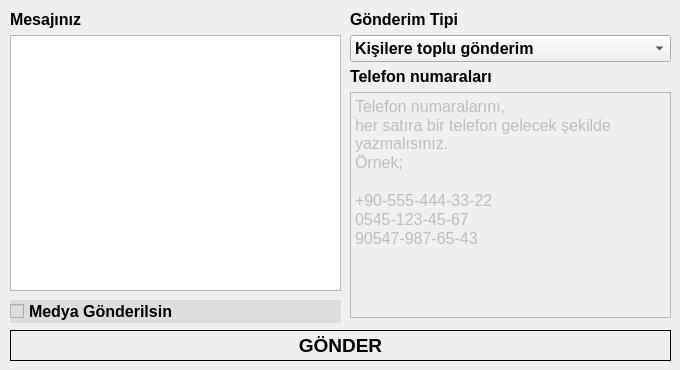
    <widget class="QWidget" name="tab">
     <attribute name="title">
      <string>Metin</string>
     </attribute>
     <widget class="QCheckBox" name="chkMedya">
      <property name="geometry">
       <rect>
        <x>10</x>
        <y>300</y>
        <width>331</width>
        <height>23</height>
       </rect>
      </property>
      <property name="font">
       <font>
        <pointsize>12</pointsize>
        <weight>75</weight>
        <bold>true</bold>
       </font>
      </property>
      <property name="styleSheet">
       <string notr="true">background-color:#DDD;</string>
      </property>
      <property name="text">
       <string>Medya Gönderilsin</string>
      </property>
     </widget>
     <widget class="QPushButton" name="btnGonder">
      <property name="geometry">
       <rect>
        <x>10</x>
        <y>330</y>
        <width>661</width>
        <height>31</height>
       </rect>
      </property>
      <property name="font">
       <font>
        <pointsize>14</pointsize>
        <weight>75</weight>
        <bold>true</bold>
       </font>
      </property>
      <property name="styleSheet">
       <string notr="true">border:1px solid;</string>
      </property>
      <property name="text">
       <string>GÖNDER</string>
      </property>
     </widget>
     <widget class="QWidget" name="layoutWidget_2">
      <property name="geometry">
       <rect>
        <x>350</x>
        <y>67</y>
        <width>321</width>
        <height>251</height>
       </rect>
      </property>
      <layout class="QVBoxLayout" name="verticalLayout_6">
       <item>
        <widget class="QLabel" name="label_7">
         <property name="font">
          <font>
           <pointsize>12</pointsize>
           <weight>75</weight>
           <bold>true</bold>
          </font>
         </property>
         <property name="text">
          <string>Telefon numaraları</string>
         </property>
        </widget>
       </item>
       <item>
        <widget class="QTextEdit" name="txtNumaralar">
         <property name="enabled">
          <bool>false</bool>
         </property>
         <property name="font">
          <font>
           <pointsize>12</pointsize>
          </font>
         </property>
         <property name="html">
          <string>&lt;!DOCTYPE HTML PUBLIC &quot;-//W3C//DTD HTML 4.0//EN&quot; &quot;http://www.w3.org/TR/REC-html40/strict.dtd&quot;&gt;
&lt;html&gt;&lt;head&gt;&lt;meta name=&quot;qrichtext&quot; content=&quot;1&quot; /&gt;&lt;style type=&quot;text/css&quot;&gt;
p, li { white-space: pre-wrap; }
&lt;/style&gt;&lt;/head&gt;&lt;body style=&quot; font-family:'MS Shell Dlg 2'; font-size:12pt; font-weight:400; font-style:normal;&quot;&gt;
&lt;p style=&quot; margin-top:0px; margin-bottom:0px; margin-left:0px; margin-right:0px; -qt-block-indent:0; text-indent:0px;&quot;&gt;Telefon numaralarını,&lt;/p&gt;
&lt;p style=&quot; margin-top:0px; margin-bottom:0px; margin-left:0px; margin-right:0px; -qt-block-indent:0; text-indent:0px;&quot;&gt;her satıra bir telefon gelecek şekilde yazmalısınız.&lt;/p&gt;
&lt;p style=&quot; margin-top:0px; margin-bottom:0px; margin-left:0px; margin-right:0px; -qt-block-indent:0; text-indent:0px;&quot;&gt;Örnek;&lt;/p&gt;
&lt;p style=&quot;-qt-paragraph-type:empty; margin-top:0px; margin-bottom:0px; margin-left:0px; margin-right:0px; -qt-block-indent:0; text-indent:0px;&quot;&gt;&lt;br /&gt;&lt;/p&gt;
&lt;p style=&quot; margin-top:0px; margin-bottom:0px; margin-left:0px; margin-right:0px; -qt-block-indent:0; text-indent:0px;&quot;&gt;+90-555-444-33-22&lt;/p&gt;
&lt;p style=&quot; margin-top:0px; margin-bottom:0px; margin-left:0px; margin-right:0px; -qt-block-indent:0; text-indent:0px;&quot;&gt;0545-123-45-67&lt;/p&gt;
&lt;p style=&quot; margin-top:0px; margin-bottom:0px; margin-left:0px; margin-right:0px; -qt-block-indent:0; text-indent:0px;&quot;&gt;90547-987-65-43&lt;/p&gt;
&lt;p style=&quot;-qt-paragraph-type:empty; margin-top:0px; margin-bottom:0px; margin-left:0px; margin-right:0px; -qt-block-indent:0; text-indent:0px;&quot;&gt;&lt;br /&gt;&lt;/p&gt;&lt;/body&gt;&lt;/html&gt;</string>
         </property>
        </widget>
       </item>
      </layout>
     </widget>
     <widget class="QWidget" name="">
      <property name="geometry">
       <rect>
        <x>10</x>
        <y>10</y>
        <width>331</width>
        <height>281</height>
       </rect>
      </property>
      <layout class="QVBoxLayout" name="verticalLayout_4">
       <item>
        <layout class="QVBoxLayout" name="verticalLayout">
         <item>
          <widget class="QLabel" name="label_4">
           <property name="font">
            <font>
             <pointsize>12</pointsize>
             <weight>75</weight>
             <bold>true</bold>
            </font>
           </property>
           <property name="text">
            <string>Mesajınız</string>
           </property>
          </widget>
         </item>
         <item>
          <widget class="QTextEdit" name="txtMesaj"/>
         </item>
        </layout>
       </item>
      </layout>
     </widget>
     <widget class="QWidget" name="">
      <property name="geometry">
       <rect>
        <x>350</x>
        <y>10</y>
        <width>321</width>
        <height>52</height>
       </rect>
      </property>
      <layout class="QVBoxLayout" name="verticalLayout_3">
       <item>
        <widget class="QLabel" name="label_8">
         <property name="font">
          <font>
           <pointsize>12</pointsize>
           <weight>75</weight>
           <bold>true</bold>
          </font>
         </property>
         <property name="text">
          <string>Gönderim Tipi</string>
         </property>
        </widget>
       </item>
       <item>
        <widget class="QComboBox" name="cmbTip">
         <property name="font">
          <font>
           <pointsize>12</pointsize>
           <weight>75</weight>
           <bold>true</bold>
          </font>
         </property>
         <item>
          <property name="text">
           <string>Kişilere toplu gönderim</string>
          </property>
         </item>
         <item>
          <property name="text">
           <string>Aşağıya girilecek telefon numaralarına</string>
          </property>
         </item>
        </widget>
       </item>
      </layout>
     </widget>
    </widget>
